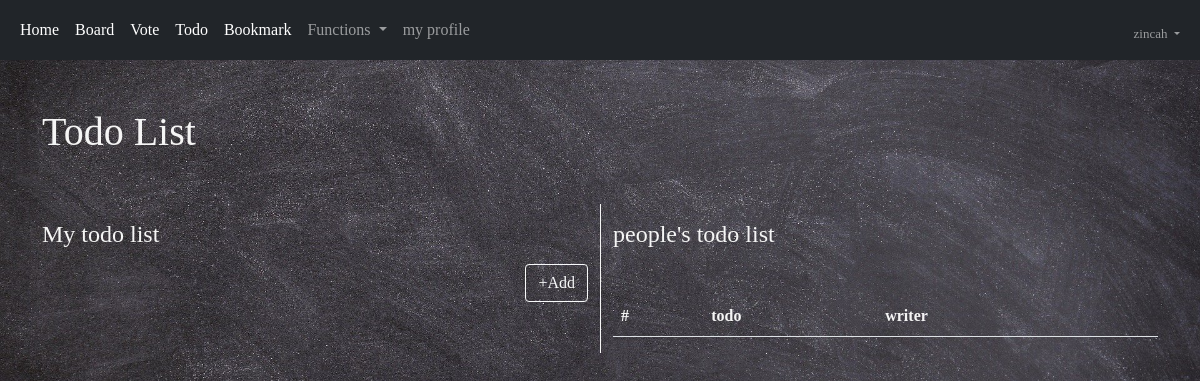
/todo/ (signed in), run on an earlier commit of the app's database.
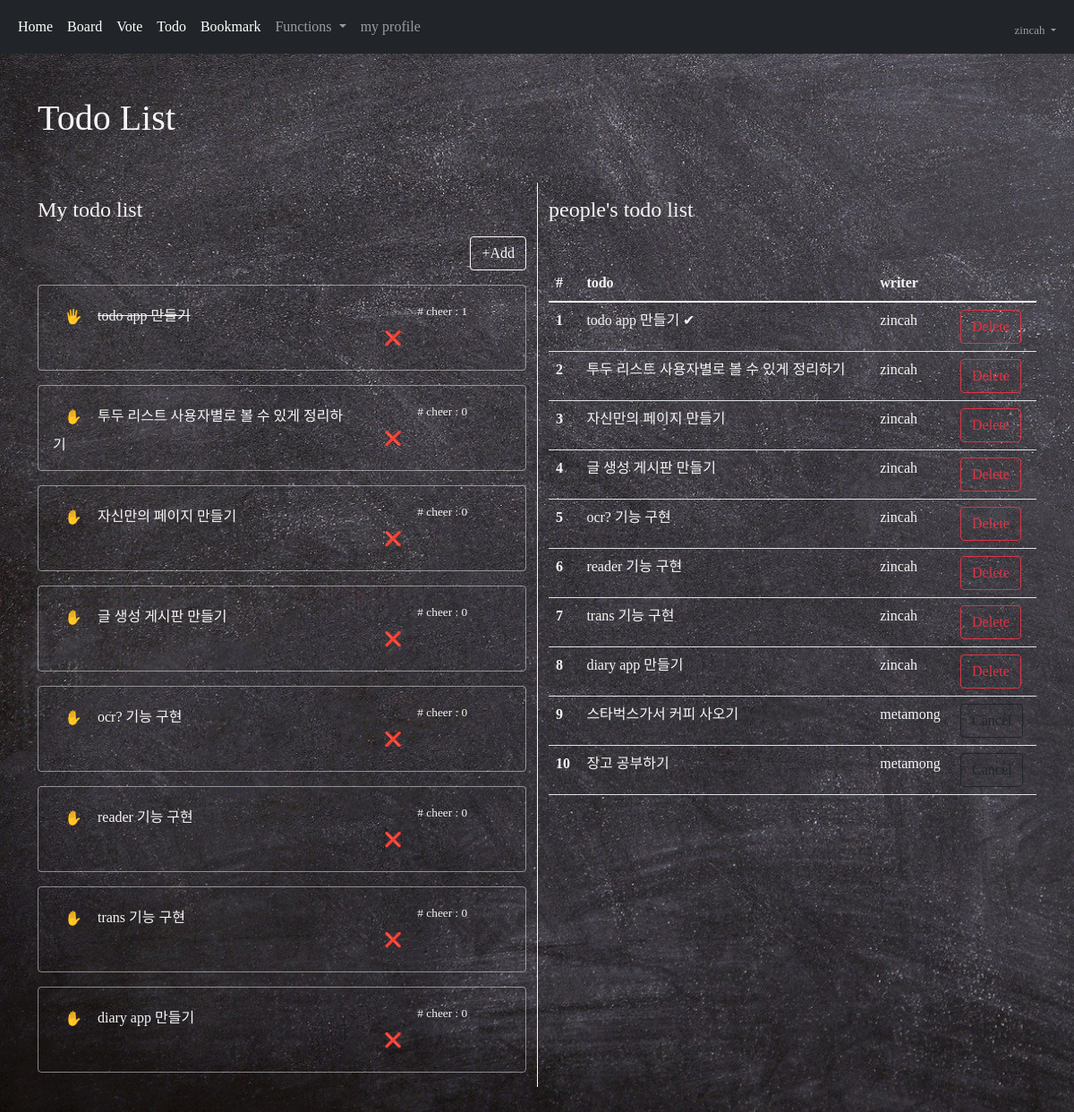
And on a later commit of the database.
### acc/models.py (models this page shows, shortened)
class User(AbstractUser):
    comment = models.TextField()
    nickname = models.CharField(max_length=30)
    email = models.EmailField()
    picture = models.ImageField(upload_to="usr")

### todo/models.py (models this page shows, shortened)
class Todo(models.Model):
    todo = models.CharField(max_length=100)
    writer = models.CharField(max_length=100)
    check = models.BooleanField(default=False)
    cheer = models.ManyToManyField(User, blank=True)
    cDate = models.DateTimeField()

### todo/views.py (the view)
# urls.py: path('', views.index, name="index"),
def index(request):
    d = Todo.objects.all()
    d = d.order_by('-cDate')
    context = {
        "todo" : d,
    }
    return render(request, "todo/index.html", context)

### template/todo/index.html (shortened to what this page needs)
{% extends 'base.html' %}
{% block auth %}
<body>
    <div class="container my-5">
        <div class="my-5">
            <h1>Todo List</h1>
        </div>
        <div class="row">
            <div class="col-lg-6">
                <div class="my-3">
                    <h4>My todo list</h4>
                </div>
                <div class="text-end">
                    <button class="btn btn-outline-light" onclick="create()">+Add</button>
                </div>
                {% for i in todo %}
                    {% if user.username == i.writer %}
                        <div class="card my-3" style="background-color: rgba(245, 245, 245, 0); border:1px solid rgba(255, 255, 255, 0.467);">
                            <div class="card-body">
                                <div class="row">
                                    <div class="col-lg-8">
                                        {% if i.check == False %}
                                            <a href="{% url 'todo:check' i.id %}"><button class="btn" style="background-color: rgba(245, 245, 245, 0);">✋</button></a>
                                        {% else %}
                                            <a href="{% url 'todo:uncheck' i.id %}"><button class="btn" style="background-color: rgba(245, 245, 245, 0);">🖐</button></a>
                                        {% endif %}
                                        <span {% if i.check %}style="text-decoration: line-through;"{% endif %}>{{ i.todo }}</span>
                                    </div>
                                    <div class="col-lg-4">
                                        <span style="font-size: smaller; margin-left:50px"># cheer : {{ i.cheer.all.count }}</span>
                                        <a href="{% url 'todo:delete' i.id %}"><button class="btn" style="background-color: rgba(240, 248, 255, 0);">❌</button></a>
                                    </div>
                                </div>
                            </div>
                        </div>
                    {% endif %}
                {% endfor %}
            </div>
            <div class="col-lg-6" style="border-left: 1px solid whitesmoke;">
                <div class="my-3">
                    <h4>people's todo list</h4>
                </div>
                <table class="table table-hover mt-5" style="color:whitesmoke;">
                    <thead>
                    <tr>
                        <th scope="col">#</th>
                        <th scope="col">todo</th>
                        <th scope="col">writer</th>
                        <th scope="col"></th>
                    </tr>
                    </thead>
                    <tbody>
                        {% for i in todo %}
                        <tr>
                            <th scope="row">{{ forloop.counter }}</th>
                            <td>{{ i.todo }} {% if i.check %}✔{% endif %}</td>
                            <td>{{ i.writer }}</td>
                            <td>
                                {% if not user.username == i.writer %}
                                    {% if not user in i.cheer.all %}
                                    <a href="{% url 'todo:cheer' i.id %}"><button class="btn btn-outline-light">Cheer!</button></a>
                                    {% else %}
                                    <a href="{% url 'todo:uncheer' i.id %}"><button class="btn btn-outline-dark">Cancel</button></a>
                                    {% endif %}
                                {% else %}
                                <a href="{% url 'todo:delete' i.id %}"><button class="btn btn-outline-danger">Delete</button></a>
                                {% endif %}
                            </td>
                        </tr>
                        {% endfor %}
                    </tbody>
                </table>
            </div>
        </div>
    </div>
</body>
{% endblock %}

### template/base.html (shortened to what this page needs)
<!doctype html>
<html lang="en">
  <head>
    <link href="https://cdn.jsdelivr.net/npm/bootstrap@5.1.3/dist/css/bootstrap.min.css" rel="stylesheet">
  </head>
  <body>
        {% if user.is_authenticated %}
        <nav class="navbar navbar-expand-lg navbar-dark bg-dark">
            <div class="container-fluid">
                <div class="collapse navbar-collapse" id="navbarSupportedContent">
                    <ul class="navbar-nav me-auto mb-2 mb-lg-0">
                        <li class="nav-item">
                            <a class="nav-link active" aria-current="page" href="{% url 'acc:index' %}">Home</a>
                        </li>
                        <li class="nav-item">
                            <a class="nav-link active" aria-current="page" href="{%url 'board:index' %}">Board</a>
                        </li>
                        <li class="nav-item">
                            <a class="nav-link active" aria-current="page" href="{%url 'vote:index' %}">Vote</a>
                        </li>
                        <li class="nav-item">
                            <a class="nav-link active" aria-current="page" href="{%url 'todo:index' %}">Todo</a>
                        </li>
                        <li class="nav-item">
                            <a class="nav-link active" aria-current="page" href="{%url 'book:index' %}">Bookmark</a>
                        </li>
                        <li class="nav-item dropdown">
                            <a class="nav-link dropdown-toggle" href="#" id="navbarDropdown" role="button" data-bs-toggle="dropdown" aria-expanded="false">
                              Functions
                            </a>
                        </li>
                        <li class="nav-item">
                            <a class="nav-link" href="{% url 'acc:profile' %}">my profile</a>
                        </li>
                    </ul>
                    <ul class="navbar-nav ms-auto mb-2 mb-lg-0">
                        <li class="nav-item dropdown mt-2" style="font-size: small;">
                            <a class="nav-link dropdown-toggle" href="#" id="navbarDropdown" role="button" data-bs-toggle="dropdown" aria-expanded="false">
                            {{ user.username }}
                            </a>
                        </li>
                    </ul>
                </div>
            </div>
        </nav>
            {% block auth %}
            {% endblock %}
        {% endif %}
  </body>
</html>

### template/base.html (style rules this page uses)
body { background-image: url('/media/base.jpg'); font-family: Comic Sans MS; background-size: cover; }

### template/todo/index.html (style rules this page uses)
body { color: whitesmoke; }

What changed in the data, as far as the page shows it:
added Todo: todo "todo app 만들기", cheer.all.count "1", writer "zincah", shows "Delete", check True (drawn)
added Todo: todo "투두 리스트 사용자별로 볼 수 있게 정리하기", cheer.all.count "0", writer "zincah", shows "Delete"
added Todo: todo "자신만의 페이지 만들기", cheer.all.count "0", writer "zincah", shows "Delete"
added Todo: todo "글 생성 게시판 만들기", cheer.all.count "0", writer "zincah", shows "Delete"
added Todo: todo "ocr? 기능 구현", cheer.all.count "0", writer "zincah", shows "Delete"
added Todo: todo "reader 기능 구현", cheer.all.count "0", writer "zincah", shows "Delete"
added Todo: todo "trans 기능 구현", cheer.all.count "0", writer "zincah", shows "Delete"
added Todo: todo "diary app 만들기", cheer.all.count "0", writer "zincah", shows "Delete"
added Todo: todo "스타벅스가서 커피 사오기", writer "metamong", shows "Cancel", shown under "people's todo list"
added Todo: todo "장고 공부하기", writer "metamong", shows "Cancel", shown under "people's todo list"
